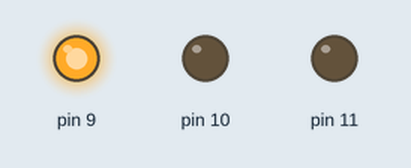
A sketch run on a simulated Arduino Uno, built with avr-gcc and run on an emulated ATmega328P. On the bench: output pins drawn as LEDs (lit = HIGH).

Above: at 2.5 s.
At 5.5 s:
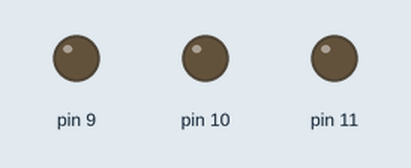
At 6.5 s:
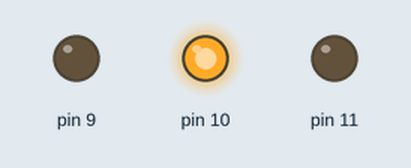
At 9.5 s:
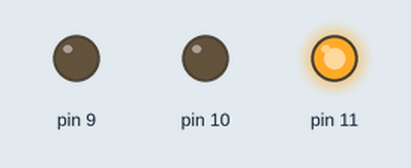
Timing chart, 0 to 15.6 s (numbered marks = the images above):
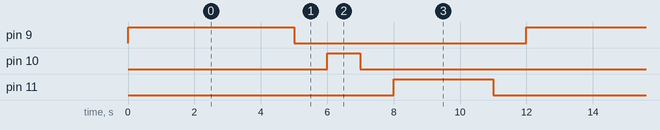

The sketch:

SEMAFORO-ARDUINO.ino
```cpp
void setup() {
  // put your setup code here, to run once:
  pinMode(9, OUTPUT);
  pinMode(10, OUTPUT);
  pinMode(11, OUTPUT);
}

void loop() {
  // put your main code here, to run repeatedly:

digitalWrite(9, HIGH);
delay(5000);
digitalWrite(9, LOW);
delay(1000);

digitalWrite(10, HIGH);
delay(1000);
digitalWrite(10, LOW);
delay(1000);

digitalWrite(11, HIGH);
delay(3000);
digitalWrite(11, LOW);
delay(1000);

}
```

Measured:
- by itself, pin 9: alternates HIGH for 5.0 s and LOW for 7.0 s
- by itself, pin 10: alternates HIGH for 1.0 s and LOW for 11.0 s
- by itself, pin 11: alternates HIGH for 3.0 s and LOW for 9.0 s
